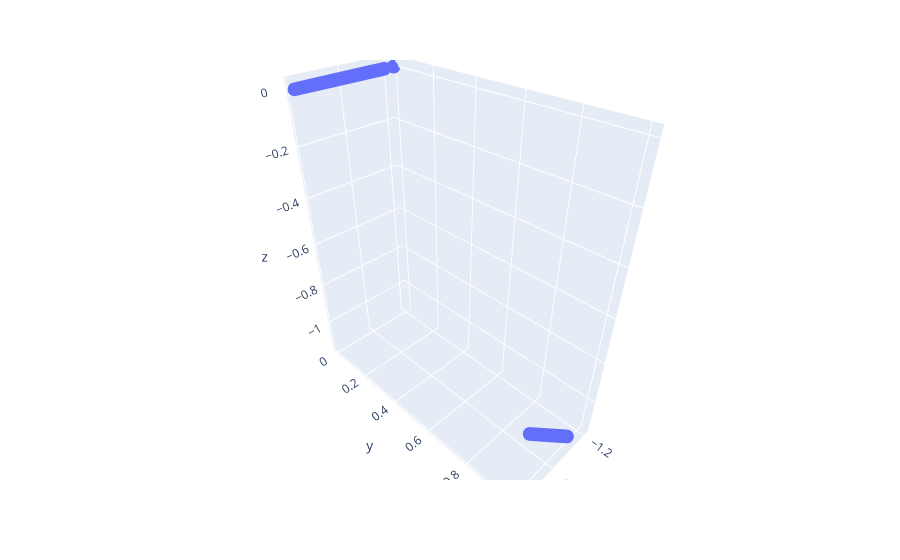

Notebook cell for this chart:
### Code cell
import plotly.express as pd

fig=pd.scatter_3d(df,x=X[:,1],y=y,z=X[:,1]*y)
fig.show()

### Figure 1 — Plotly figure (JSON) as saved in the notebook; plotly's stock layout.template omitted (floating-point values rounded to 4 significant figures; data arrays with more than 128 entries replaced by an {"elided": "..."} marker saying what was removed)
{"data": [{"hovertemplate": "x=%{x}<br>y=%{y}<br>z=%{z}<extra></extra>", "legendgroup": "", "marker": {"color": "#636efa", "symbol": "circle"}, "mode": "markers", "name": "", "scene": "scene", "showlegend": false, "type": "scatter3d", "x": {"elided": "1000 float values"}, "y": {"elided": "1000 int values"}, "z": {"elided": "1000 float values"}}], "layout": {"legend": {"tracegroupgap": 0}, "margin": {"t": 60}, "scene": {"domain": {"x": [0, 1], "y": [0, 1]}, "xaxis": {"title": {"text": "x"}}, "yaxis": {"title": {"text": "y"}}, "zaxis": {"title": {"text": "z"}}}}}
